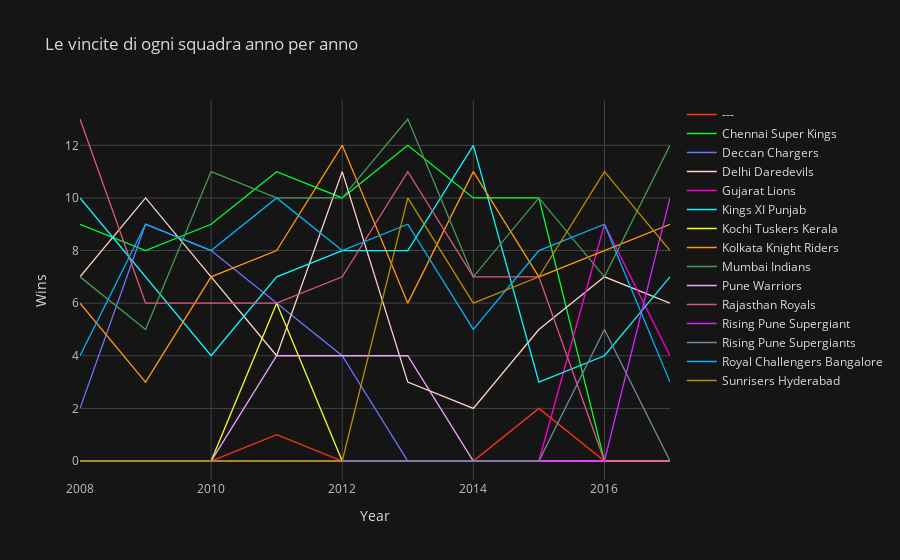

Source (notebook cell):
### Markdown cell above
_per selezionare solo gli andamenti di alcune squadre cliccare vicino al nome delle squadre che NON si vuole visualizzare_
_la variabile ---  rappresenta quelle partite che non hanno avuto un risultato attendibile (nessun vincitore)._

### Code cell
s.iplot(theme= 'solar', xTitle = "Year", yTitle = "Wins", title ="Le vincite di ogni squadra anno per anno",colors =py.colors.qualitative.Light24)

### Figure 1 — Plotly figure (JSON) as saved in the notebook; plotly's stock layout.template omitted (floating-point values rounded to 4 significant figures)
{"data": [{"line": {"color": "rgba(253, 50, 22, 1.0)", "dash": "solid", "shape": "linear", "width": 1.3}, "mode": "lines", "name": "---", "text": "", "type": "scatter", "x": [2008, 2009, 2010, 2011, 2012, 2013, 2014, 2015, 2016, 2017], "y": [0, 0, 0, 1, 0, 0, 0, 2, 0, 0]}, {"line": {"color": "rgba(0, 254, 53, 1.0)", "dash": "solid", "shape": "linear", "width": 1.3}, "mode": "lines", "name": "Chennai Super Kings", "text": "", "type": "scatter", "x": [2008, 2009, 2010, 2011, 2012, 2013, 2014, 2015, 2016, 2017], "y": [9, 8, 9, 11, 10, 12, 10, 10, 0, 0]}, {"line": {"color": "rgba(106, 118, 252, 1.0)", "dash": "solid", "shape": "linear", "width": 1.3}, "mode": "lines", "name": "Deccan Chargers", "text": "", "type": "scatter", "x": [2008, 2009, 2010, 2011, 2012, 2013, 2014, 2015, 2016, 2017], "y": [2, 9, 8, 6, 4, 0, 0, 0, 0, 0]}, {"line": {"color": "rgba(254, 212, 196, 1.0)", "dash": "solid", "shape": "linear", "width": 1.3}, "mode": "lines", "name": "Delhi Daredevils", "text": "", "type": "scatter", "x": [2008, 2009, 2010, 2011, 2012, 2013, 2014, 2015, 2016, 2017], "y": [7, 10, 7, 4, 11, 3, 2, 5, 7, 6]}, {"line": {"color": "rgba(254, 0, 206, 1.0)", "dash": "solid", "shape": "linear", "width": 1.3}, "mode": "lines", "name": "Gujarat Lions", "text": "", "type": "scatter", "x": [2008, 2009, 2010, 2011, 2012, 2013, 2014, 2015, 2016, 2017], "y": [0, 0, 0, 0, 0, 0, 0, 0, 9, 4]}, {"line": {"color": "rgba(13, 249, 255, 1.0)", "dash": "solid", "shape": "linear", "width": 1.3}, "mode": "lines", "name": "Kings XI Punjab", "text": "", "type": "scatter", "x": [2008, 2009, 2010, 2011, 2012, 2013, 2014, 2015, 2016, 2017], "y": [10, 7, 4, 7, 8, 8, 12, 3, 4, 7]}, {"line": {"color": "rgba(246, 249, 38, 1.0)", "dash": "solid", "shape": "linear", "width": 1.3}, "mode": "lines", "name": "Kochi Tuskers Kerala", "text": "", "type": "scatter", "x": [2008, 2009, 2010, 2011, 2012, 2013, 2014, 2015, 2016, 2017], "y": [0, 0, 0, 6, 0, 0, 0, 0, 0, 0]}, {"line": {"color": "rgba(255, 150, 22, 1.0)", "dash": "solid", "shape": "linear", "width": 1.3}, "mode": "lines", "name": "Kolkata Knight Riders", "text": "", "type": "scatter", "x": [2008, 2009, 2010, 2011, 2012, 2013, 2014, 2015, 2016, 2017], "y": [6, 3, 7, 8, 12, 6, 11, 7, 8, 9]}, {"line": {"color": "rgba(71, 155, 85, 1.0)", "dash": "solid", "shape": "linear", "width": 1.3}, "mode": "lines", "name": "Mumbai Indians", "text": "", "type": "scatter", "x": [2008, 2009, 2010, 2011, 2012, 2013, 2014, 2015, 2016, 2017], "y": [7, 5, 11, 10, 10, 13, 7, 10, 7, 12]}, {"line": {"color": "rgba(238, 166, 251, 1.0)", "dash": "solid", "shape": "linear", "width": 1.3}, "mode": "lines", "name": "Pune Warriors", "text": "", "type": "scatter", "x": [2008, 2009, 2010, 2011, 2012, 2013, 2014, 2015, 2016, 2017], "y": [0, 0, 0, 4, 4, 4, 0, 0, 0, 0]}, {"line": {"color": "rgba(220, 88, 125, 1.0)", "dash": "solid", "shape": "linear", "width": 1.3}, "mode": "lines", "name": "Rajasthan Royals", "text": "", "type": "scatter", "x": [2008, 2009, 2010, 2011, 2012, 2013, 2014, 2015, 2016, 2017], "y": [13, 6, 6, 6, 7, 11, 7, 7, 0, 0]}, {"line": {"color": "rgba(214, 38, 255, 1.0)", "dash": "solid", "shape": "linear", "width": 1.3}, "mode": "lines", "name": "Rising Pune Supergiant", "text": "", "type": "scatter", "x": [2008, 2009, 2010, 2011, 2012, 2013, 2014, 2015, 2016, 2017], "y": [0, 0, 0, 0, 0, 0, 0, 0, 0, 10]}, {"line": {"color": "rgba(110, 137, 156, 1.0)", "dash": "solid", "shape": "linear", "width": 1.3}, "mode": "lines", "name": "Rising Pune Supergiants", "text": "", "type": "scatter", "x": [2008, 2009, 2010, 2011, 2012, 2013, 2014, 2015, 2016, 2017], "y": [0, 0, 0, 0, 0, 0, 0, 0, 5, 0]}, {"line": {"color": "rgba(0, 181, 247, 1.0)", "dash": "solid", "shape": "linear", "width": 1.3}, "mode": "lines", "name": "Royal Challengers Bangalore", "text": "", "type": "scatter", "x": [2008, 2009, 2010, 2011, 2012, 2013, 2014, 2015, 2016, 2017], "y": [4, 9, 8, 10, 8, 9, 5, 8, 9, 3]}, {"line": {"color": "rgba(182, 142, 0, 1.0)", "dash": "solid", "shape": "linear", "width": 1.3}, "mode": "lines", "name": "Sunrisers Hyderabad", "text": "", "type": "scatter", "x": [2008, 2009, 2010, 2011, 2012, 2013, 2014, 2015, 2016, 2017], "y": [0, 0, 0, 0, 0, 10, 6, 7, 11, 8]}], "layout": {"legend": {"bgcolor": "#151516", "font": {"color": "#D9D9D9"}}, "paper_bgcolor": "#151516", "plot_bgcolor": "#151516", "title": {"font": {"color": "#D9D9D9"}, "text": "Le vincite di ogni squadra anno per anno"}, "xaxis": {"gridcolor": "#434343", "showgrid": true, "tickfont": {"color": "#C2C2C2"}, "title": {"font": {"color": "#D9D9D9"}, "text": "Year"}, "zerolinecolor": "#666570"}, "yaxis": {"gridcolor": "#434343", "showgrid": true, "tickfont": {"color": "#C2C2C2"}, "title": {"font": {"color": "#D9D9D9"}, "text": "Wins"}, "zerolinecolor": "#666570"}}}
